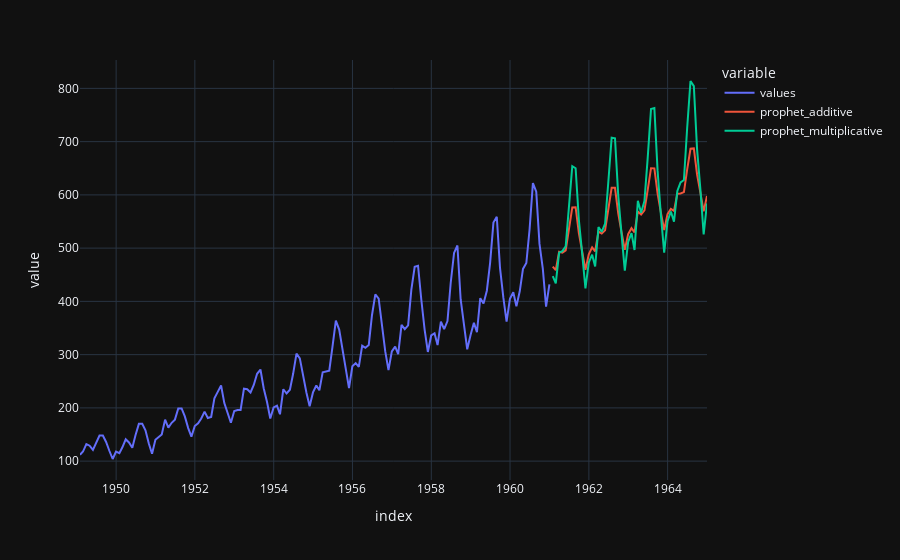

Notebook code for this chart:
### Code cell
df.plot()

### Figure 1 — Plotly figure (JSON) as saved in the notebook; plotly's stock layout.template omitted (floating-point values rounded to 4 significant figures; data arrays with more than 128 entries replaced by an {"elided": "..."} marker saying what was removed)
{"data": [{"hovertemplate": "variable=values<br>index=%{x}<br>value=%{y}<extra></extra>", "legendgroup": "values", "line": {"color": "#636efa", "dash": "solid"}, "marker": {"symbol": "circle"}, "mode": "lines", "name": "values", "orientation": "v", "showlegend": true, "type": "scatter", "x": {"elided": "192 str values"}, "xaxis": "x", "y": {"elided": "192 int values"}, "yaxis": "y"}, {"hovertemplate": "variable=prophet_additive<br>index=%{x}<br>value=%{y}<extra></extra>", "legendgroup": "prophet_additive", "line": {"color": "#EF553B", "dash": "solid"}, "marker": {"symbol": "circle"}, "mode": "lines", "name": "prophet_additive", "orientation": "v", "showlegend": true, "type": "scatter", "x": {"elided": "192 str values"}, "xaxis": "x", "y": {"elided": "192 float values"}, "yaxis": "y"}, {"hovertemplate": "variable=prophet_multiplicative<br>index=%{x}<br>value=%{y}<extra></extra>", "legendgroup": "prophet_multiplicative", "line": {"color": "#00cc96", "dash": "solid"}, "marker": {"symbol": "circle"}, "mode": "lines", "name": "prophet_multiplicative", "orientation": "v", "showlegend": true, "type": "scatter", "x": {"elided": "192 str values"}, "xaxis": "x", "y": {"elided": "192 float values"}, "yaxis": "y"}], "layout": {"legend": {"title": {"text": "variable"}, "tracegroupgap": 0}, "margin": {"t": 60}, "xaxis": {"anchor": "y", "domain": [0, 1], "title": {"text": "index"}}, "yaxis": {"anchor": "x", "domain": [0, 1], "title": {"text": "value"}}}}
